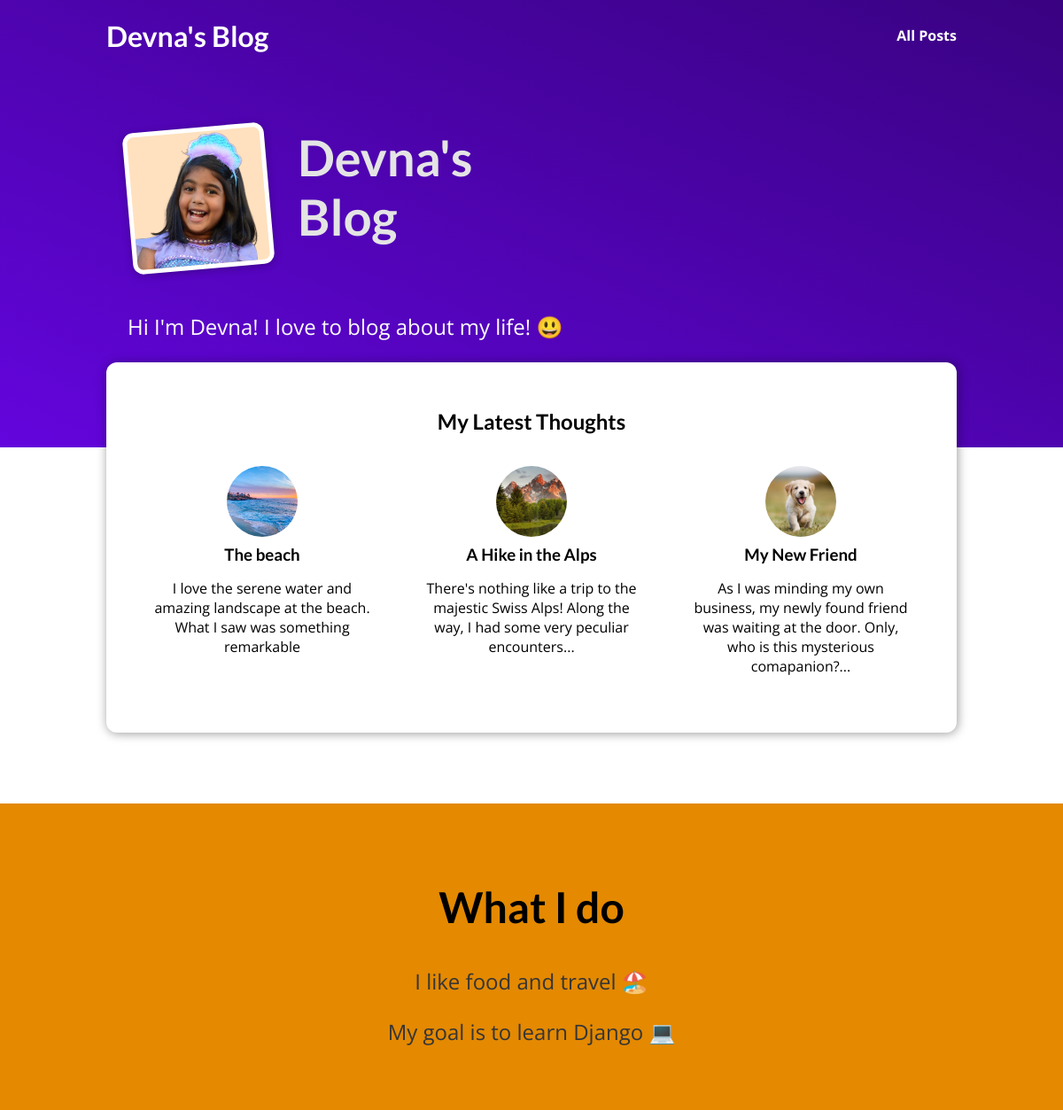
The page / on the database its author committed.
### blog/models.py (models this page shows)
class Post(models.Model):
    tags = models.ManyToManyField(Tag)
    author = models.ForeignKey(Author, null=True, on_delete=models.SET_NULL, related_name="posts")
    title = models.CharField(max_length=150)
    excerpt = models.CharField(max_length=200)
    image_name = models.CharField(max_length=50)
    date = models.DateField(auto_now=True)
    slug = models.SlugField(unique=True)
    content = models.TextField(validators=[MinLengthValidator(10)])

### blog/views.py (the view)
# urls.py: path("", views.starting_page, name="start"),
def starting_page(request):
    latest_posts = Post.objects.all().order_by("-date")[:3]
    return render(request, "blog/index.html", {
      "posts": latest_posts
    })

### blog/templates/blog/index.html (shortened to what this page needs)
{% extends 'base.html' %}
{% load static %}
{% block css_files %}
  <link rel="stylesheet" href="{% static 'blog/index.css' %}">
  <link rel="stylesheet" href="{% static 'blog/post.css' %}">
{% endblock css_files %}
{% block content %}
<section id="welcome">
  <header>
    <img src="{% static 'blog/images/devna.png' %}" alt="Devna - Author of this Blog" />
    <h2>Devna's Blog</h2>
  </header>
  <p>Hi I'm Devna! I love to blog about my life! 😃</p>
</section>
<section id="latest-posts">
  <h2>My Latest Thoughts</h2>
  <ul>
    {% for post in posts %}
      {% include "blog/includes/post.html" %}
    {% endfor %}
  </ul>
</section>
<section id="about">
  <h2>What I do</h2>
  <p>I like food and travel 🏖️</p>
  <p>My goal is to learn Django 💻</p>
</section>
{% endblock content %}

### blog/templates/blog/includes/post.html
{% load static %}
<li>
    <article class="post">
      <a href="{% url 'post_detail' post.slug %}">
        <img src="{% static 'blog/images/'|add:post.image_name %}" alt="{{ post.title }}" />
        <div class="post__content">
          <h3>{{post.title}}</h3>
          <p>
            {{post.excerpt}}
          </p>
        </div>
      </a>
    </article>
  </li>

### static/app.css (style rules this page uses)
* { box-sizing: border-box; }
html { font-family: 'Open Sans', 'Lato', sans-serif; }
body { margin: 0; }
h1, h2, h3 { font-family: 'Lato', sans-serif; font-weight: bold; }

### blog/static/blog/index.css (style rules this page uses)
#welcome { background: linear-gradient(to right top, #6305dd, #390281); padding: 6rem 12%; }
#welcome header { display: flex; align-items: flex-start; margin: 3rem auto; }
#welcome img { width: 10rem; height: 10rem; object-fit: cover; object-position: top; border: 5px solid white; border-radius: 12px; background-color: #ffe1bf; transform: rotateZ(-5deg); box-shadow: 0 2px 8px rgba(0, 0, 0, 0.25); }
#welcome h2 { font-size: 3.5rem; margin: 0 0 0 2rem; color: #e4e4e4; width: 10rem; }
#welcome p { color: white; font-size: 1.5rem; }
#latest-posts { background-color: white; padding: 2rem; border-radius: 12px; width: 60rem; margin: -6rem auto 2rem auto; box-shadow: 1px 1px 12px rgba(0, 0, 0, 0.4); }
#latest-posts h2 { text-align: center; }
#latest-posts ul { list-style: none; margin: 0; padding: 0; display: flex; gap: 1rem; }
#latest-posts li { flex: 1; }
#about { text-align: center; padding: 3rem; background-color: #e48900; margin-top: 5rem; }
#about h2 { font-size: 3rem; }
#about p { font-size: 1.5rem; color: #353535; }

### blog/static/blog/post.css (style rules this page uses)
.post { display: flex; flex-direction: column; align-items: center; text-align: center; }
.post a { text-decoration: none; color: black; transition: all 0.2s ease; padding: 1rem; }
.post img { width: 5rem; height: 5rem; object-fit: cover; border-radius: 50%; }
.post h3 { margin: 0.25rem 0; }

### rows shown on the page
Post: image_name (picture), title "The beach", excerpt "I love the serene water and amazing landscape at the beach. What I saw was something remarkable"
Post: image_name (picture), title "A Hike in the Alps", excerpt "There's nothing like a trip to the majestic Swiss Alps! Along the way, I had some very peculiar encounters..."
Post: image_name (picture), title "My New Friend", excerpt "As I was minding my own business, my newly found friend was waiting at the door. Only, who is this mysterious comapanion?..."
